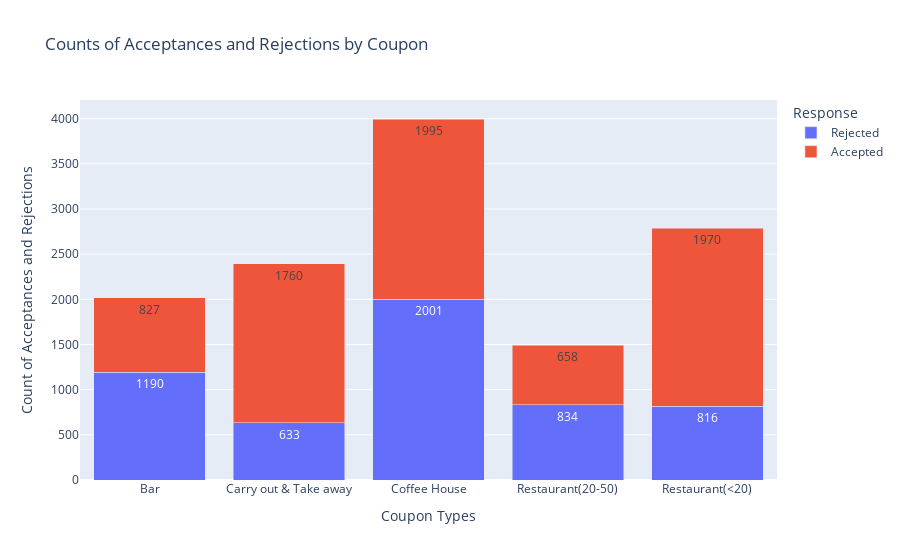

Source (notebook cell):
### Markdown cell above
5. Use a bar plot to visualize the `coupon` column.

### Code cell
# Group cleaned data by Coupon and Acceptance column

# Renamed Y column values for easy readability 

# Used stacked bar to show both values of Y column for each coupon



coupon_counts = clean_data.groupby(['coupon', 'Y']).size().reset_index(name='count')

coupon_counts['Y'] = coupon_counts['Y'].map({1: 'Accepted', 0: 'Rejected'})

fig = px.bar(coupon_counts, x='coupon', y='count', color='Y', 
             title='Counts of Acceptances and Rejections by Coupon',
             labels={'coupon': 'Coupon Types', 'count': 'Count of Acceptances and Rejections', 'Y': 'Response'},
             text='count')

fig.update_layout(barmode='stack')
fig.show()

# Adding Image if Plotly did not load

display(Image(filename='images/Counts of Acceptances and Rejections by Coupon.png'))

### Figure 1 — Plotly figure (JSON) as saved in the notebook; plotly's stock layout.template omitted (floating-point values rounded to 4 significant figures)
{"data": [{"alignmentgroup": "True", "hovertemplate": "Response=Rejected<br>Coupon Types=%{x}<br>Count of Acceptances and Rejections=%{text}<extra></extra>", "legendgroup": "Rejected", "marker": {"color": "#636efa", "pattern": {"shape": ""}}, "name": "Rejected", "offsetgroup": "Rejected", "orientation": "v", "showlegend": true, "text": [1190, 633, 2001, 834, 816], "textposition": "auto", "type": "bar", "x": ["Bar", "Carry out & Take away", "Coffee House", "Restaurant(20-50)", "Restaurant(<20)"], "xaxis": "x", "y": [1190, 633, 2001, 834, 816], "yaxis": "y"}, {"alignmentgroup": "True", "hovertemplate": "Response=Accepted<br>Coupon Types=%{x}<br>Count of Acceptances and Rejections=%{text}<extra></extra>", "legendgroup": "Accepted", "marker": {"color": "#EF553B", "pattern": {"shape": ""}}, "name": "Accepted", "offsetgroup": "Accepted", "orientation": "v", "showlegend": true, "text": [827, 1760, 1995, 658, 1970], "textposition": "auto", "type": "bar", "x": ["Bar", "Carry out & Take away", "Coffee House", "Restaurant(20-50)", "Restaurant(<20)"], "xaxis": "x", "y": [827, 1760, 1995, 658, 1970], "yaxis": "y"}], "layout": {"barmode": "stack", "legend": {"title": {"text": "Response"}, "tracegroupgap": 0}, "title": {"text": "Counts of Acceptances and Rejections by Coupon"}, "xaxis": {"anchor": "y", "domain": [0, 1], "title": {"text": "Coupon Types"}}, "yaxis": {"anchor": "x", "domain": [0, 1], "title": {"text": "Count of Acceptances and Rejections"}}}}
